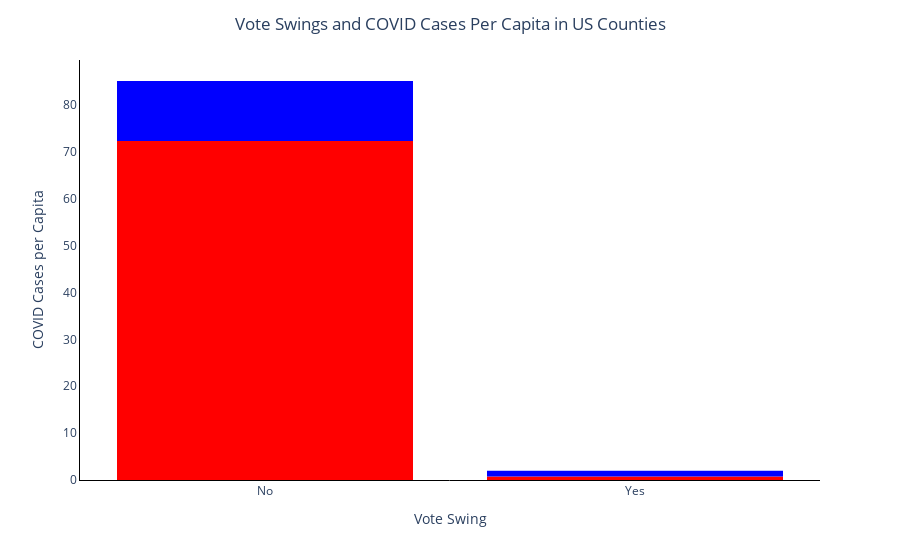
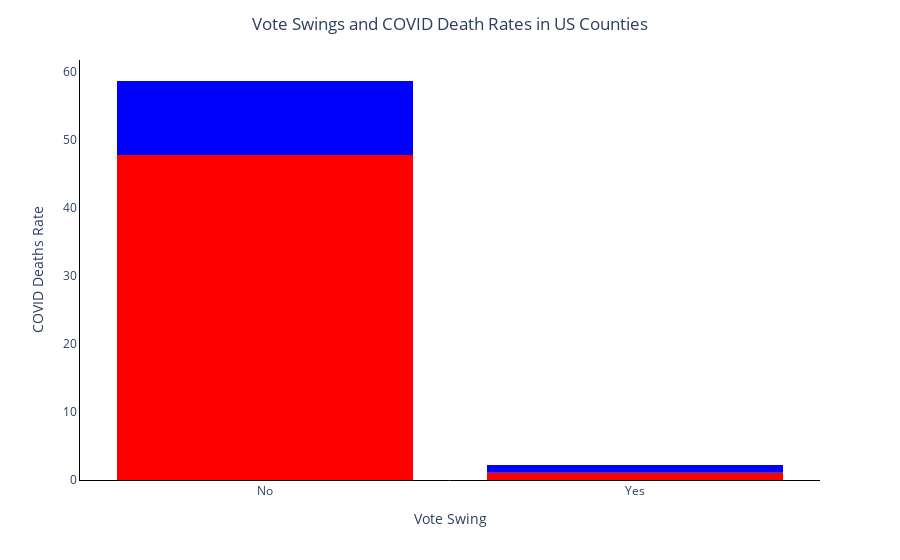

Source (notebook cell) for these figures, in order:
### Markdown cell above
## Political Affiliation

For this particular graph below the chosen X value to be assessed were the swing in votes. In this case the number of counties that saw the elected party switch due to a change in votes from 2016 to 2020. This metric was assessed against the Y value, COVID statistics, being number of cases and deaths as a total as well as per capita. 

These variables were chosen as it would be significant to see whether a shift in political affiliation between either Republican or Democrat saw any impact on COVID.

Interpreting the results it is observable that the swing towards Democrat is much larger than that towards Republican and that Democrat swings have a much higher total of COVID cases despite the non-swing counties have roughly about the same. In addition if we consider the per capita and rate, we see a similar pattern where democrat counties fared off better when they were not swing counties compared to those that recently became democratic in 2020. In relation to the research question it illustrates some affect that changes in political affiliation can have on the spread and lethality of COVID.

### Code cell
# These graphs have a hover function
fig = px.histogram(county_new, x ='Vote Swing', y='COVID Cases per Capita', color='Elected 2020'
                , color_discrete_sequence=['red','blue'])
fig.layout.update(title_text='Vote Swings and COVID Cases Per Capita in US Counties', title_x = 0.5
                  ,showlegend=False, plot_bgcolor = "rgba(0,0,0,0)"
                  , xaxis = dict(showgrid = True, visible = True, linecolor="black")
                  , yaxis = dict(linecolor="black", showgrid=True, visible = True, rangemode = 'tozero', title="COVID Cases per Capita"))
fig.show()

fig2 = px.histogram(county_new, x ='Vote Swing', y='COVID Death Rates', color='Elected 2020'
                , color_discrete_sequence=['red','blue'])
fig2.layout.update(title_text='Vote Swings and COVID Death Rates in US Counties', title_x = 0.5
                  ,showlegend=False, plot_bgcolor = "rgba(0,0,0,0)"
                  , xaxis = dict(showgrid = True, visible = True, linecolor="black")
                  , yaxis = dict(linecolor="black", showgrid=True, visible = True, rangemode = 'tozero', title="COVID Deaths Rate"))
fig2.show()

### Figure 1 — Plotly figure (JSON) as saved in the notebook; plotly's stock layout.template omitted (floating-point values rounded to 4 significant figures; data arrays with more than 128 entries replaced by an {"elided": "..."} marker saying what was removed)
{"data": [{"alignmentgroup": "True", "bingroup": "x", "histfunc": "sum", "hovertemplate": "Elected 2020=Republican<br>Vote Swing=%{x}<br>sum of COVID Cases per Capita=%{y}<extra></extra>", "legendgroup": "Republican", "marker": {"color": "red", "pattern": {"shape": ""}}, "name": "Republican", "offsetgroup": "Republican", "orientation": "v", "showlegend": true, "type": "histogram", "x": {"elided": "2576 str values"}, "xaxis": "x", "y": {"elided": "2576 float values"}, "yaxis": "y"}, {"alignmentgroup": "True", "bingroup": "x", "histfunc": "sum", "hovertemplate": "Elected 2020=Democrat<br>Vote Swing=%{x}<br>sum of COVID Cases per Capita=%{y}<extra></extra>", "legendgroup": "Democrat", "marker": {"color": "blue", "pattern": {"shape": ""}}, "name": "Democrat", "offsetgroup": "Democrat", "orientation": "v", "showlegend": true, "type": "histogram", "x": {"elided": "470 str values"}, "xaxis": "x", "y": {"elided": "470 float values"}, "yaxis": "y"}], "layout": {"barmode": "relative", "legend": {"title": {"text": "Elected 2020"}, "tracegroupgap": 0}, "margin": {"t": 60}, "plot_bgcolor": "rgba(0,0,0,0)", "showlegend": false, "title": {"text": "Vote Swings and COVID Cases Per Capita in US Counties", "x": 0.5}, "xaxis": {"anchor": "y", "domain": [0, 1], "linecolor": "black", "showgrid": true, "title": {"text": "Vote Swing"}, "visible": true}, "yaxis": {"anchor": "x", "domain": [0, 1], "linecolor": "black", "rangemode": "tozero", "showgrid": true, "title": {"text": "COVID Cases per Capita"}, "visible": true}}}

### Figure 2 — Plotly figure (JSON) as saved in the notebook; plotly's stock layout.template omitted (floating-point values rounded to 4 significant figures; data arrays with more than 128 entries replaced by an {"elided": "..."} marker saying what was removed)
{"data": [{"alignmentgroup": "True", "bingroup": "x", "histfunc": "sum", "hovertemplate": "Elected 2020=Republican<br>Vote Swing=%{x}<br>sum of COVID Death Rates=%{y}<extra></extra>", "legendgroup": "Republican", "marker": {"color": "red", "pattern": {"shape": ""}}, "name": "Republican", "offsetgroup": "Republican", "orientation": "v", "showlegend": true, "type": "histogram", "x": {"elided": "2576 str values"}, "xaxis": "x", "y": {"elided": "2576 float values"}, "yaxis": "y"}, {"alignmentgroup": "True", "bingroup": "x", "histfunc": "sum", "hovertemplate": "Elected 2020=Democrat<br>Vote Swing=%{x}<br>sum of COVID Death Rates=%{y}<extra></extra>", "legendgroup": "Democrat", "marker": {"color": "blue", "pattern": {"shape": ""}}, "name": "Democrat", "offsetgroup": "Democrat", "orientation": "v", "showlegend": true, "type": "histogram", "x": {"elided": "470 str values"}, "xaxis": "x", "y": {"elided": "470 float values"}, "yaxis": "y"}], "layout": {"barmode": "relative", "legend": {"title": {"text": "Elected 2020"}, "tracegroupgap": 0}, "margin": {"t": 60}, "plot_bgcolor": "rgba(0,0,0,0)", "showlegend": false, "title": {"text": "Vote Swings and COVID Death Rates in US Counties", "x": 0.5}, "xaxis": {"anchor": "y", "domain": [0, 1], "linecolor": "black", "showgrid": true, "title": {"text": "Vote Swing"}, "visible": true}, "yaxis": {"anchor": "x", "domain": [0, 1], "linecolor": "black", "rangemode": "tozero", "showgrid": true, "title": {"text": "COVID Deaths Rate"}, "visible": true}}}
